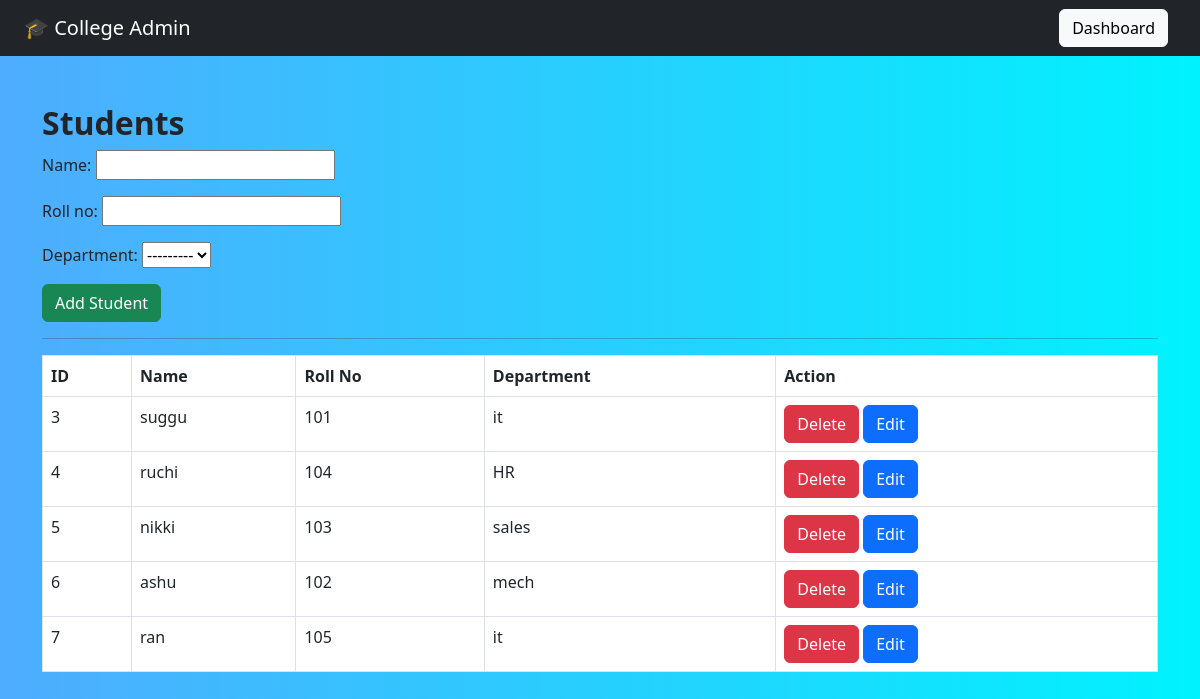
The page /student/ on the database its author committed.
### app1/models.py (models this page shows, shortened)
class Department(models.Model):
    name = models.CharField(max_length=100)
    code = models.CharField(max_length=10, unique=True)
    def __str__(self):
        return self.name

class Student(models.Model):
    name = models.CharField(max_length=100)
    roll_no = models.CharField(max_length=20, unique=True)
    department = models.ForeignKey(Department, on_delete=models.CASCADE)

### app1/views.py (the view, shortened to what this page needs)
# urls.py: path('student/', StudentView.as_view(), name='student'),
class StudentView(View):
    def get(self, request):
        data = Student.objects.all()
        form = StudentForm()
        return render(request, 'student.html', {'data': data, 'form': form})

### app1/forms.py
class StudentForm(forms.ModelForm):
    class Meta:
        model = Student
        fields = '__all__'

### app1/templates/student.html (shortened to what this page needs)
{% extends 'base.html' %}
{% block content %}
<h2>Students</h2>
<form method="post">
    {{ form.as_p }}
    <button class="btn btn-success">Add Student</button>
</form>
<hr>
<table class="table table-bordered">
<tr>
    <th>ID</th><th>Name</th><th>Roll No</th><th>Department</th><th>Action</th>
</tr>
{% for s in data %}
<tr>
    <td>{{ s.id }}</td>
    <td>{{ s.name }}</td>
    <td>{{ s.roll_no }}</td>
    <td>{{ s.department }}</td>
    <td>
        <form method="post" action="/delete-student/{{ s.id }}/">
            <button class="btn btn-danger">Delete</button>
            <a href="/update-student/{{ s.id }}/" class="btn btn-primary">Edit</a>
        </form>
    </td>
</tr>
{% endfor %}
</table>
{% endblock %}

### app1/static/css/style.css (style rules this page uses)
body { background: linear-gradient(to right, #4facfe, #00f2fe); }
h2 { font-weight: bold; }

### rows shown on the page
Student: id "3", name "suggu", roll_no "101", department "it"
Student: id "4", name "ruchi", roll_no "104", department "HR"
Student: id "5", name "nikki", roll_no "103", department "sales"
Student: id "6", name "ashu", roll_no "102", department "mech"
Student: id "7", name "ran", roll_no "105", department "it"
